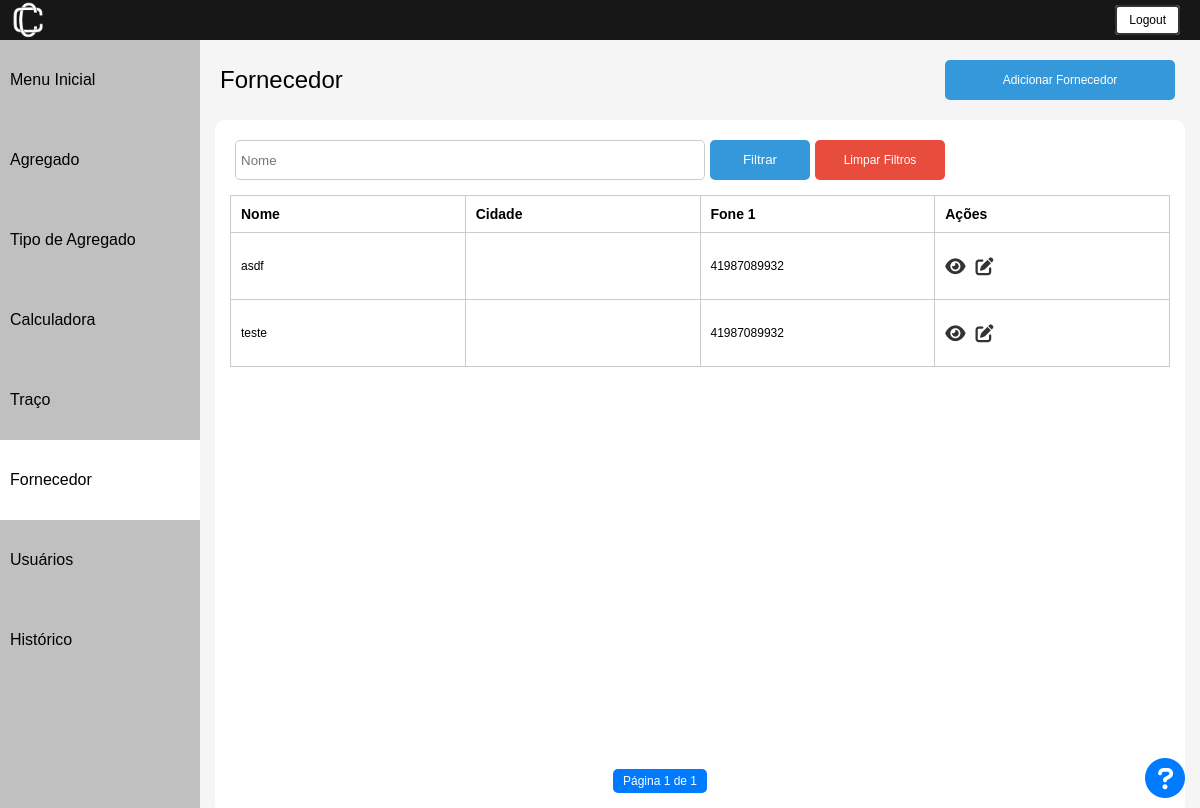
The app's page /fornecedor/ (signed in), older data.
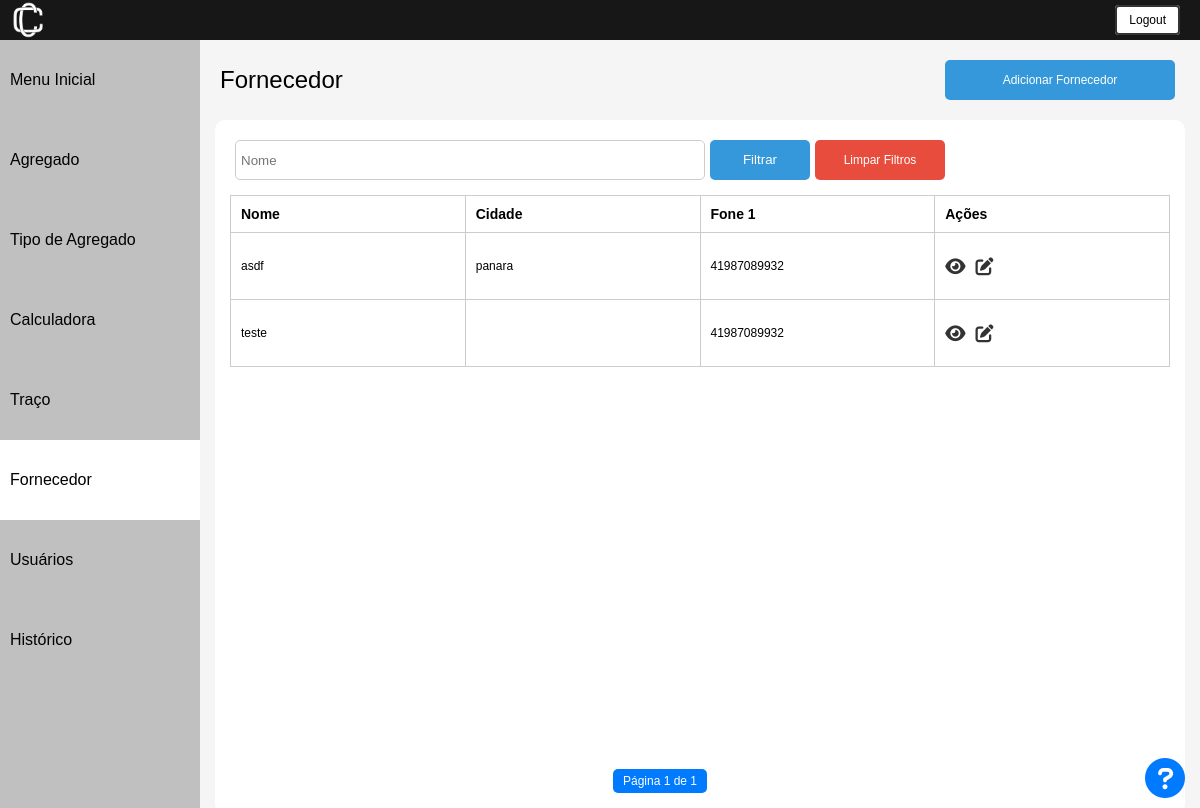
The same page, newer data.
### usuarios/models.py (models this page shows, shortened)
class Fornecedor(models.Model):
    nome = models.CharField(max_length=50, unique=True)
    cidade = models.CharField(max_length=50, null=True)
    bairro = models.CharField(max_length=50, null=True)
    logradouro = models.CharField(max_length=50, null=True)
    CEP = models.CharField(max_length=15, validators=[validate_cep])
    complemento = models.CharField(max_length=150, null=True)
    cpf_cnpj = models.CharField(max_length=20, unique=True, validators=[validate_cpf_cnpj])
    fone_1 = models.CharField(max_length=20, validators=[validate_fone])
    fone_2 = models.CharField(max_length=20, validators=[validate_fone])
    ie = models.CharField(max_length=9, null=True, validators=[validate_ie])
    observacao = models.CharField(max_length=200, null=True)
    data_cadastro = models.DateTimeField(default=timezone.now)
    class Meta:
        db_table = "fornecedor"

### usuarios/decorators.py (the view)
        def wrapper_func(request, *args, **kwargs):
            group = None
            if request.user.groups.exists():
                group = request.user.groups.all()[0].name
            if group in allowed_roles:
                return view_func(request, *args, **kwargs)
            else:
                return HttpResponseRedirect(reverse('error_page'))

### usuarios/scripts.py (called while the page is built)
def get_user_group(request):
    return request.user.groups.all()[0].name

### usuarios/views.py (called while the page is built)
@login_required
@allowed_users(allowed_roles=['Administrador', 'Editor'])
def listar_fornecedor(request):
    fornecedores = Fornecedor.objects.all().order_by(Lower('nome'))
    paginator = Paginator(fornecedores, itens_por_pagina)
    page_number = request.GET.get("page")
    exibir_data = False
    context = {
        'page_obj': paginator.get_page(page_number),
        'exibir_data': exibir_data,
        'user_group': get_user_group(request)
    }
    return render(request, 'fornecedor/index.html', context)

### usuarios/templates/fornecedor/index.html (shortened to what this page needs)
{% extends 'base.html' %}
{% load static %}
{% block content %}
<html lang="pt-br">
<head>
    <link rel="stylesheet" href="{% static 'css/listar.css' %}">
    <link rel="stylesheet" href="https://cdnjs.cloudflare.com/ajax/libs/font-awesome/5.15.4/css/all.min.css">
</head>
<body>
     {% include "utils/header.html" %}
    <div class="container">
         {% include "utils/sidebar.html" %}
        <div class="content">
            <div class="cadastrar_btn">
                <a class="nome-pagina">Fornecedor</a>
                <a href="{% url 'cadastrar_fornecedor' %}" class="btn_cadastrar">Adicionar Fornecedor</a>
            </div>
            <div class = 'all-content'>
                {% with filtro_url='filtrar_fornecedores' %}
                    {% include "utils/filtrar.html" %}
                {% endwith %}
                <div class="lista">
                    <table>
                        <thead>
                            <tr>
                                <th>Nome</th>
                                <th>Cidade</th>
                                <th>Fone 1</th>
                                <th>Ações</th>
                            </tr>
                        </thead>
                        <tbody>
                            {% for fornecedor in page_obj %}
                                <tr>
                                    <td>{{ fornecedor.nome }}</td>
                                    <td>{{ fornecedor.cidade }}</td>
                                    <td>{{ fornecedor.fone_1 }}</td>
                                    <td class="align-right">
                                        <div class="btn-action-container">
                                            <a href="{% url 'inspecionar_fornecedor' fornecedor.id %}" class="btn-action"><i class="fa fa-eye"></i></a>
                                            <a href="{% url 'editar_fornecedor' fornecedor.id %}" class="btn-action"><i class="fa fa-edit"></i></a>
                                        </div>
                                    </td>
                                </tr>
                            {% endfor %}
                        </tbody>
                    </table>
                    {% include "utils/paginador.html" %}
                    {% with duvidas_link='https://calconc.readthedocs.io/pt/latest/files/fornecedor/main.html' %}
                    {% include "utils/duvidas.html" %}
                {% endwith %}
                </div>
            </div>
        </div>
    </div>
</body>
{% endblock %}

Row changes from the older to the newer data that the page shows:
changed Fornecedor "asdf": cidade (not shown) → "panara"
